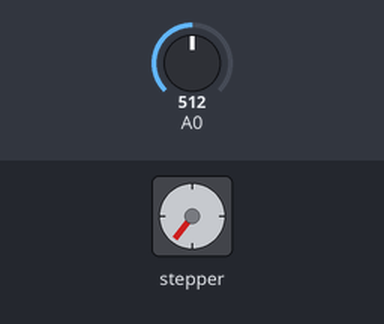
Bench run of a sketch on a simulated Arduino Uno, built with avr-gcc and run on an emulated ATmega328P. Parts: stepper motor. Inputs (shaded band) come from the test bench; at power-on: A0 = 512. Stepper angles assume 2048 steps per turn.

Above: at 1.8 s.
1.9 s: A0 set to 691
At 2.36 s:
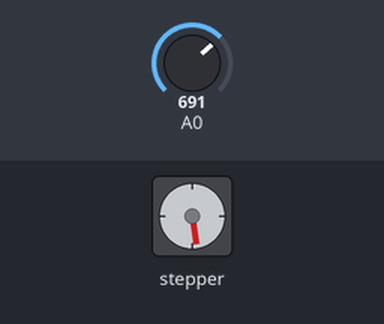
5.9 s: A0 set to 672
At 6.14 s:
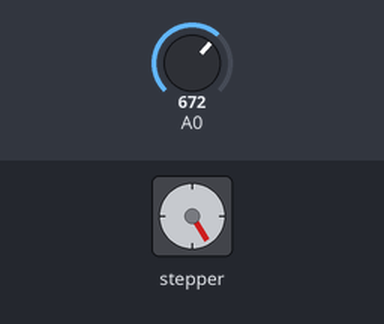
9.6 s: A0 set to 350
13.1 s: A0 set to 324
At 14.7 s:
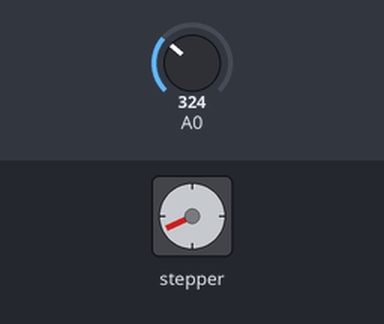
Timing chart, 0 to 15.7 s (numbered marks = the images above; inputs shaded):
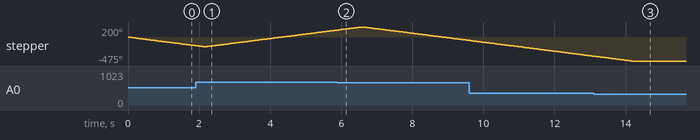

Measured:
- the behaviour switches between 342 and 341 on A0 (found by bisection; images 2 and 3)
- after the input at 13.1 s, stepper: goes on until 14.2 s, then stays -475°

The sketch:

sketch_dec29a.ino
```cpp
#include<Stepper.h>
Stepper motor1(2048, 8, 10, 9, 11);//in4, in3, in2, in1
int i;
void setup() {
  // put your setup code here, to run once:
motor1.setSpeed(15);
}

void loop() {
  // put your main code here, to run repeatedly:
  i= analogRead(A0);
  if(i<=341){
    motor1.step(0);
  }
  if(i<=681 && i>=342){
    motor1.step(-550);
  }
  if(i==1023 || i>=682){
    motor1.step(750);
  }
//750=90/180

}
```
